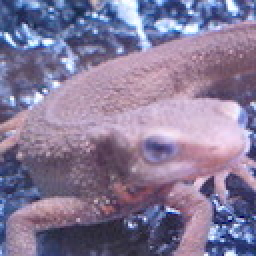
#> input picture backend/files/sample/imori.jpeg, 128 x 128 px (shown 2 times larger)
$ python q17.py
#> lines starting #> are read from the running program, lines starting #| are printed output that depends on the picture
#> in solve, img is the input picture: shape (128, 128, 3); mean B, G, R 152.8, 121.8, 134.1
import matplotlib.pyplot as plt
import numpy as np
import cv2
import datetime
from PIL import Image


def bgr2gray(img: np.ndarray):
    b = img[:, :, 0].copy()
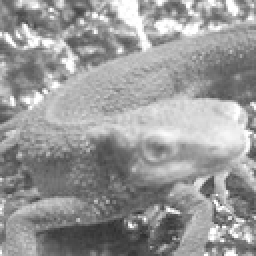
#> b: shape (128, 128) (shown 2 times larger); min 46, max 255, mean 152.8
    g = img[:, :, 1].copy()
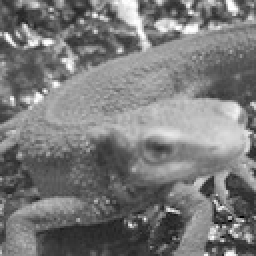
#> g: shape (128, 128) (shown 2 times larger); min 0, max 255, mean 121.8
    r = img[:, :, 2].copy()
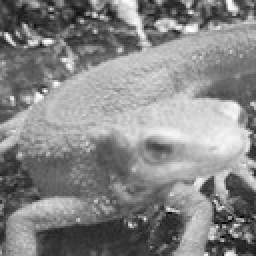
#> r: shape (128, 128) (shown 2 times larger); min 0, max 255, mean 134.1
    y = 0.2126 * r + 0.7152 * g + 0.0722 * b
    return y.astype(np.uint8)


def laplacian_filter(img: np.ndarray, kernel_size: int = 3):
#> called with kernel_size = 3
    H, W = img.shape
#> H = 128; W = 128

    # ゼロ埋め
    pad = kernel_size // 2
    out = np.zeros((H + pad * 2, W + pad * 2), dtype=np.float32)
    out[pad: pad + H, pad: pad + W] = img.copy().astype(np.float32)
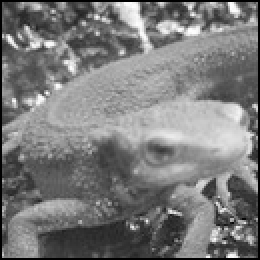
#> out: shape (130, 130) float32 (shown 2 times larger); min 0, max 254, mean 122.3

    tmp_out = out.copy()

    # カーネル
    kernel = np.array([[0, 1, 0], [1, -4, 1], [0, 1, 0]], dtype=np.float32)

    # フィルタリング
    for y in range(H):
        for x in range(W):
            out[pad + y, pad + x] = np.sum(kernel * tmp_out[y: y + kernel_size, x: x + kernel_size])
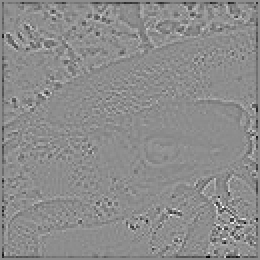
#> out: shape (130, 130) float32 (shown 2 times larger); min -426, max 342, mean -3.4; drawn with min black and max white

    out = np.clip(out, 0, 255)
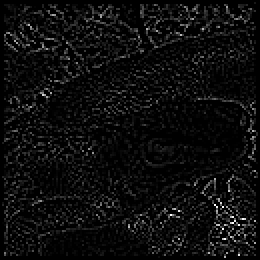
#> out: shape (130, 130) float32 (shown 2 times larger); min 0, max 255, mean 13.3

    out = out[pad: pad + H, pad: pad + W].astype(np.uint8)
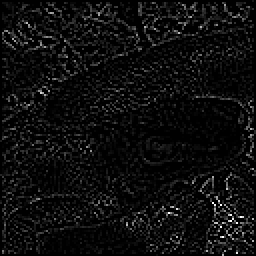
#> out: shape (128, 128) (shown 2 times larger); min 0, max 255, mean 13.7

    return out


def solve(file_path: str, save_dir: str = "files/"):
    img = cv2.imread(file_path)

    img = bgr2gray(img)
    img_result = laplacian_filter(img)

    dt_now = datetime.datetime.now()
    save_path = f"{dt_now.strftime('%Y%m%d%H%M%S')}.jpg"
    cv2.imwrite(save_dir + save_path, img_result)
    return {"path": save_path}


if __name__ == "__main__":
    sample_path = "../../files/sample/imori.jpeg"
    save_dir = "../../files/"
    result_path = save_dir + solve(sample_path, save_dir)["path"]

    plt.figure(figsize=(12, 3))
    plt.subplot(1, 2, 1)
    plt.title('input')
    sample_image = Image.open(sample_path)
    sample_array = np.asarray(sample_image)
    plt.imshow(sample_array)

    plt.subplot(1, 2, 2)
    plt.title('output')
    result_image = Image.open(result_path)
    result_array = np.asarray(result_image)
    plt.imshow(result_array, cmap='gray')
    plt.show()
